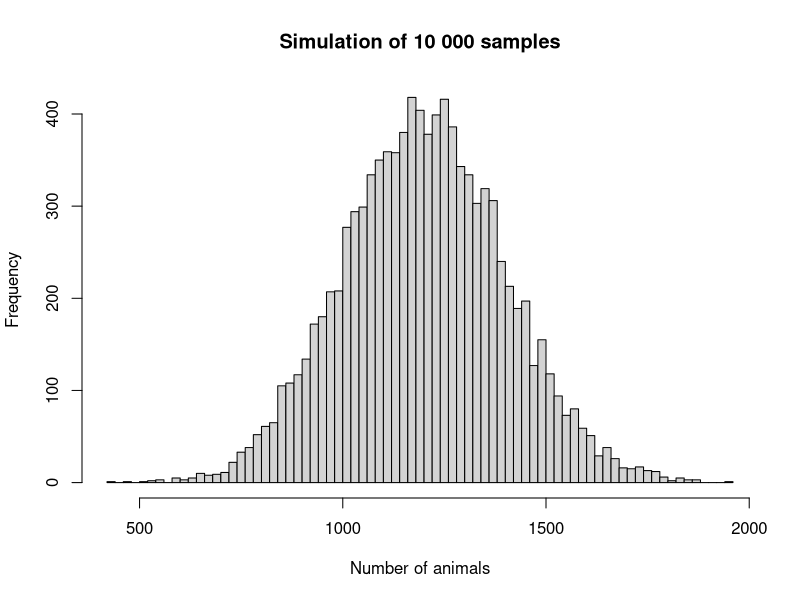

The R script that drew this image:
# FSC script
# to estimate abundance of animals per site


## 1. Assume that the number of animals in the sample is the same everywhere else

# Input abundance found in sample
# Assign the value 7 to the variable "tigers"
tigers <- 7
# Assign the value 5 to the variable "pots"
pots <- 5

# Add tigers and pots together and store the result in "worms"
worms <- tigers + pots
# Display the value of worms
worms

# Multiply "worms" by 100 and store the result in the variable "compost"
compost <- 100 * worms
# Display the result
compost


## 2. Do a simulation instead
# allows natural variability in the abundance of animals per sample

# Generate 10 000 possible values of the variable "worms"
# assuming a mean of 12 and standard deviation of 2
worms_sim <- rnorm(10000, mean = worms, sd = 2)
# a quick look at what that simulation has produced
worms_sim

# Calculate the variable "compost" for every simulation
compost_sim <- 100 * worms_sim
# a quick look at what that multiplication has produced
compost_sim 

# Look at the simulated result
mean(compost_sim)
sd(compost_sim)
range(compost_sim)

# Visualise the distribution
hist(compost_sim,
     main = "Simulation of 10 000 samples",
     xlab = "Number of animals", breaks = 100)
